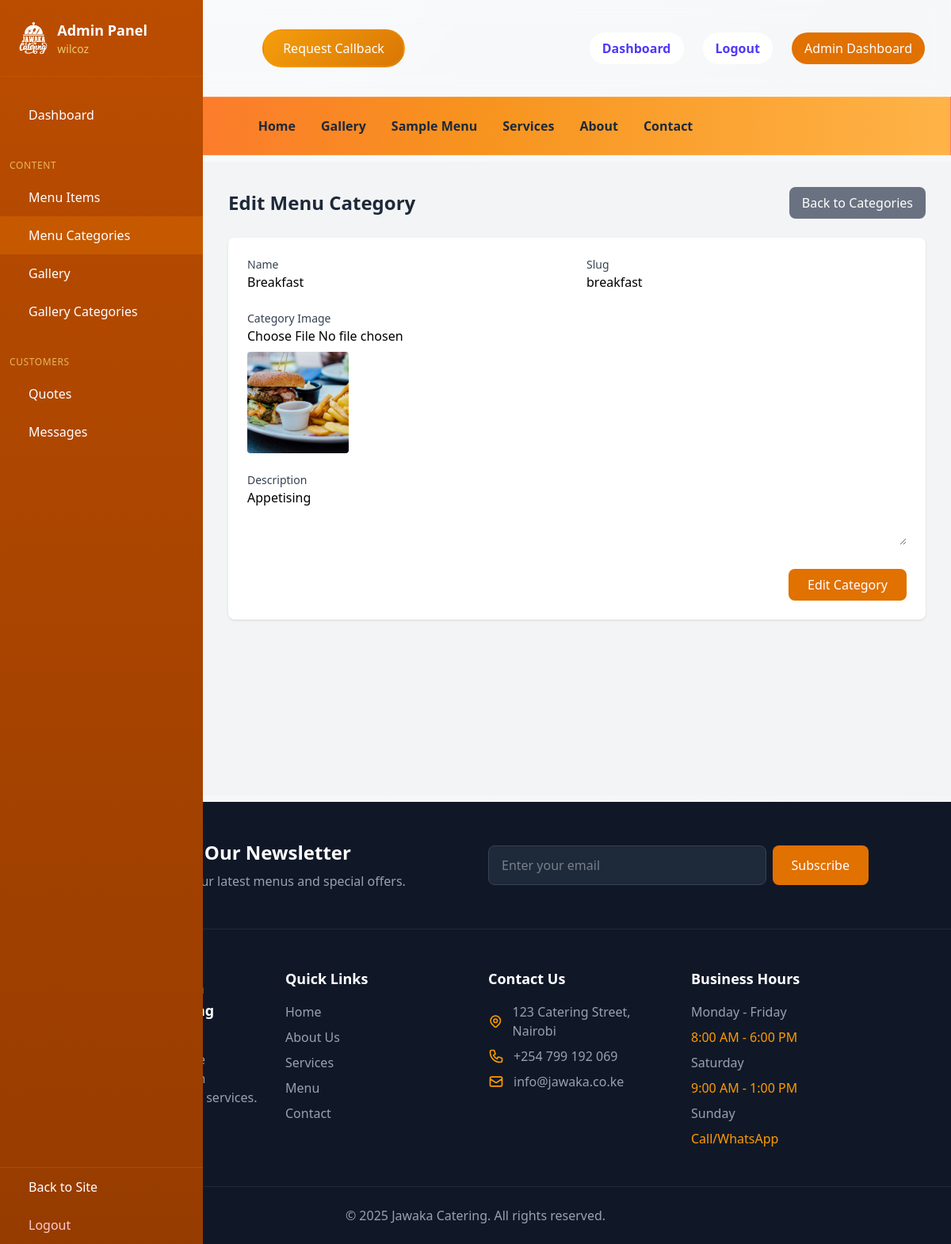
Screenshot of /custom-admin/menu-categories/edit/1/ (signed in) with the database file from the repository.
### japp/models.py (models this page shows, shortened)
class MenuCategory(models.Model):
    name = models.CharField(max_length=100)
    slug = models.SlugField(unique=True)
    description = models.TextField(blank=True)
    image = models.ImageField(upload_to='menu_categories/')
    class Meta:
        verbose_name_plural = 'Menu Categories'

### japp/views.py (the view)
# urls.py: path('custom-admin/menu-categories/edit/<int:pk>/', views.admin_menu_category_edit, name='admin_menu_category_edit'),
@staff_member_required
def admin_menu_category_edit(request, pk):
    category = get_object_or_404(MenuCategory, pk=pk)
    if request.method == 'POST':
        form = MenuCategoryForm(request.POST, request.FILES, instance=category)
        if form.is_valid():
            form.save()
            messages.success(request, 'Menu category updated successfully!')
            return redirect('japp:admin_menu_categories')
    else:
        form = MenuCategoryForm(instance=category)
    context = {
        'form': form,
        'category': category,
        'action': 'Edit',
        'active_tab': 'menu_categories'
    }
    return render(request, 'japp/admin/menu_category_form.html', context)

### japp/forms.py
class MenuCategoryForm(forms.ModelForm):
    class Meta:
        model = MenuCategory
        fields = ['name', 'slug', 'description', 'image']
        widgets = {
            'name': forms.TextInput(attrs={
                'class': 'w-full rounded-lg border-gray-300 focus:border-amber-500 focus:ring-amber-500',
                'placeholder': 'Category name'
            }),
            'slug': forms.TextInput(attrs={
                'class': 'w-full rounded-lg border-gray-300 focus:border-amber-500 focus:ring-amber-500',
                'placeholder': 'category-slug'
            }),
            'description': forms.Textarea(attrs={
                'class': 'w-full rounded-lg border-gray-300 focus:border-amber-500 focus:ring-amber-500',
                'rows': 3,
                'placeholder': 'Category description'
            }),
            'image': forms.FileInput(attrs={
                'class': 'w-full rounded-lg border-gray-300 focus:border-amber-500 focus:ring-amber-500',
                'accept': 'image/*'
            })
        }

### japp/templates/japp/admin/menu_category_form.html (shortened to what this page needs)
{% extends 'base.html' %}
{% load static %}
{% block content %}
<div class="min-h-screen bg-gray-100">
    {% include 'japp/admin/includes/sidebar.html' with active_tab='menu_categories' %}
    <div class="ml-64 p-8">
        <div class="mb-6 flex justify-between items-center">
            <h1 class="text-2xl font-bold text-gray-800">{{ action }} Menu Category</h1>
            <a href="{% url 'japp:admin_menu_categories' %}"
               class="bg-gray-500 text-white px-4 py-2 rounded-lg hover:bg-gray-600 transition-colors">
                Back to Categories
            </a>
        </div>
        <div class="bg-white rounded-lg shadow-sm p-6">
            <form method="POST" enctype="multipart/form-data" class="space-y-6">
                <div class="grid grid-cols-1 md:grid-cols-2 gap-6">
                    <div>
                        <label for="{{ form.name.id_for_label }}" class="block text-sm font-medium text-gray-700">
                            Name
                        </label>
                        {{ form.name }}
                    </div>
                    <div>
                        <label for="{{ form.slug.id_for_label }}" class="block text-sm font-medium text-gray-700">
                            Slug
                        </label>
                        {{ form.slug }}
                    </div>
                    <div class="col-span-full">
                        <label for="{{ form.image.id_for_label }}" class="block text-sm font-medium text-gray-700">
                            Category Image
                        </label>
                        {{ form.image }}
                        {% if category.image %}
                            <div class="mt-2">
                                <img src="{{ category.image.url }}"
                                     alt="{{ category.name }}"
                                     class="h-32 w-32 object-cover rounded">
                            </div>
                        {% endif %}
                    </div>
                    <div class="col-span-full">
                        <label for="{{ form.description.id_for_label }}" class="block text-sm font-medium text-gray-700">
                            Description
                        </label>
                        {{ form.description }}
                    </div>
                </div>
                <div class="flex justify-end mt-6">
                    <button type="submit"
                            class="bg-amber-600 text-white px-6 py-2 rounded-lg hover:bg-amber-700 transition-colors">
                        {{ action }} Category
                    </button>
                </div>
            </form>
        </div>
    </div>
</div>
{% endblock %}

### japp/templates/japp/admin/includes/sidebar.html (shortened to what this page needs)
{% load static %}
<div class="fixed inset-y-0 left-0 w-64 bg-gradient-to-b from-amber-700 to-amber-800 text-white z-30">
    <div class="p-6 border-b border-amber-600/30">
        <a href="{% url 'japp:home' %}" class="flex items-center space-x-3">
            <img src="{% static 'images/branding/logo.png' %}" alt="Jawaka Catering" class="h-10 w-auto brightness-0 invert">
            <div>
                <h2 class="text-lg font-bold">Admin Panel</h2>
                <p class="text-sm text-amber-200/80">{{ request.user.get_full_name|default:request.user.username }}</p>
            </div>
        </a>
    </div>
    <nav class="mt-6">
        <a href="{% url 'japp:admin_dashboard' %}"
           class="flex items-center px-6 py-3 hover:bg-amber-600/30 {% if active_tab == 'dashboard' %}bg-amber-600/40{% endif %} transition-colors duration-200">
            <span>Dashboard</span>
        </a>
        <div class="px-3 py-2 text-xs text-amber-200/70 uppercase tracking-wider mt-6 font-medium">Content</div>
        <a href="{% url 'japp:admin_menu' %}"
           class="flex items-center px-6 py-3 hover:bg-amber-600/30 {% if active_tab == 'menu' %}bg-amber-600/40{% endif %} transition-colors duration-200">
            <span>Menu Items</span>
        </a>
        <a href="{% url 'japp:admin_menu_categories' %}"
           class="flex items-center px-6 py-3 hover:bg-amber-600/30 {% if active_tab == 'menu_categories' %}bg-amber-600/40{% endif %} transition-colors duration-200">
            <span>Menu Categories</span>
        </a>
        <a href="{% url 'japp:admin_gallery' %}"
           class="flex items-center px-6 py-3 hover:bg-amber-600/30 {% if active_tab == 'gallery' %}bg-amber-600/40{% endif %} transition-colors duration-200">
            <span>Gallery</span>
        </a>
        <a href="{% url 'japp:admin_gallery_categories' %}"
           class="flex items-center px-6 py-3 hover:bg-amber-600/30 {% if active_tab == 'gallery_categories' %}bg-amber-600/40{% endif %} transition-colors duration-200">
            <span>Gallery Categories</span>
        </a>
        <div class="px-3 py-2 text-xs text-amber-200/70 uppercase tracking-wider mt-6 font-medium">Customers</div>
        <a href="{% url 'japp:admin_quotes' %}"
           class="flex items-center px-6 py-3 hover:bg-amber-600/30 {% if active_tab == 'quotes' %}bg-amber-600/40{% endif %} transition-colors duration-200">
            <span>Quotes</span>
        </a>
        <a href="{% url 'japp:admin_contacts' %}"
           class="flex items-center px-6 py-3 hover:bg-amber-600/30 {% if active_tab == 'contacts' %}bg-amber-600/40{% endif %} transition-colors duration-200">
            <span>Messages</span>
        </a>
        <div class="absolute bottom-0 left-0 right-0 border-t border-amber-600/30">
            <a href="{% url 'japp:home' %}"
               class="flex items-center px-6 py-3 hover:bg-amber-600/30 transition-colors duration-200">
                <span>Back to Site</span>
            </a>
            <a href="{% url 'users:logout' %}"
               class="flex items-center px-6 py-3 hover:bg-red-500/20 text-red-200 transition-colors duration-200">
                <span>Logout</span>
            </a>
        </div>
    </nav>
</div>

### rows the page displays
MenuCategory: name "Breakfast", slug "breakfast", image (picture), description "Appetising"

### other values shown
{{ request.user.get_full_name|default:request.user.username }} "wilcoz"
{{ action }} "Edit"
